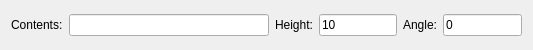
<?xml version="1.0" encoding="UTF-8"?>
<ui version="4.0">
 <class>Text</class>
 <widget class="QWidget" name="Text">
  <property name="geometry">
   <rect>
    <x>0</x>
    <y>0</y>
    <width>533</width>
    <height>50</height>
   </rect>
  </property>
  <layout class="QHBoxLayout">
   <item>
    <widget class="QLabel" name="label">
     <property name="text">
      <string>Contents:</string>
     </property>
    </widget>
   </item>
   <item>
    <widget class="QLineEdit" name="Contents">
     <property name="minimumSize">
      <size>
       <width>200</width>
       <height>0</height>
      </size>
     </property>
     <property name="text">
      <string notr="true"/>
     </property>
    </widget>
   </item>
   <item>
    <widget class="QLabel" name="HeightLabel">
     <property name="text">
      <string>Height:</string>
     </property>
    </widget>
   </item>
   <item>
    <widget class="RMathLineEdit" name="Height">
     <property name="text">
      <string notr="true">10</string>
     </property>
     <property name="angle" stdset="0">
      <bool>false</bool>
     </property>
     <property name="defaultUnit" stdset="0">
      <number>0</number>
     </property>
    </widget>
   </item>
   <item>
    <widget class="QLabel" name="AngleLabel">
     <property name="text">
      <string>Angle:</string>
     </property>
    </widget>
   </item>
   <item>
    <widget class="RMathLineEdit" name="Angle">
     <property name="text">
      <string notr="true">0</string>
     </property>
     <property name="angle" stdset="0">
      <bool>true</bool>
     </property>
     <property name="defaultUnit" stdset="0">
      <number>0</number>
     </property>
    </widget>
   </item>
  </layout>
 </widget>
 <customwidgets>
  <customwidget>
   <class>RMathLineEdit</class>
   <extends>QLineEdit</extends>
   <header>RMathLineEdit.h</header>
  </customwidget>
 </customwidgets>
 <resources/>
 <connections/>
</ui>
